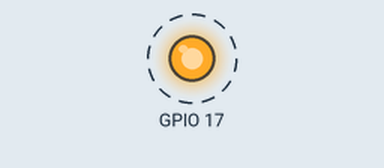
The program below on a simulated Raspberry Pi (BCM pin numbers). Shown: output pins drawn as LEDs (lit = HIGH). Dashed ring = blinking. At 10.0 s the program stops and its outputs stay as they are.

Above: at 0.2 s.
Timing chart, 0 to 3.0 s (numbered marks = the images above):
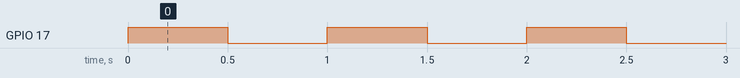

The program:

led-blink-for.py
```python
import RPi.GPIO as GPIO
import time

GPIO.setmode(GPIO.BCM)
GPIO.setup(17, GPIO.OUT)

for i in range(10):
    GPIO.output(17, GPIO.HIGH)
    time.sleep(0.5)
    GPIO.output(17, GPIO.LOW)
    time.sleep(0.5)

GPIO.cleanup()
```

Measured:
- by itself, GPIO 17: alternates HIGH for 0.50 s and LOW for 0.50 s, 20 changes in all, then stays LOW
